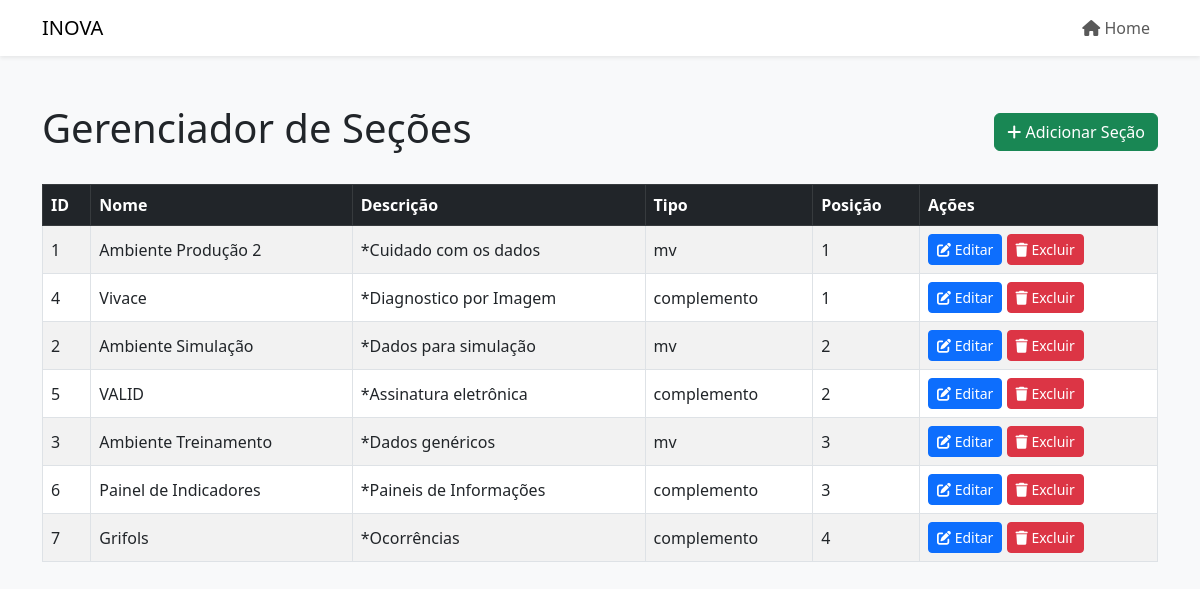
/manage_sections.php, run on the app's committed database.
### tables this page shows
CREATE TABLE sections (
        id INTEGER PRIMARY KEY AUTOINCREMENT,
        name TEXT NOT NULL,
        description TEXT,
        type TEXT,         -- por exemplo, 'mv' ou 'complemento'
        position INTEGER    -- para definir a ordem de exibição
    );

### manage_sections.php (the view, shortened to what this page needs)
<?php
try {
    $db = new PDO('sqlite:links.db');
    $db->setAttribute(PDO::ATTR_ERRMODE, PDO::ERRMODE_EXCEPTION);
} catch (PDOException $e) {
    die("Erro na conexão com o banco de dados: " . $e->getMessage());
}
$stmt = $db->prepare("SELECT * FROM sections ORDER BY position");
$stmt->execute();
$sections = $stmt->fetchAll(PDO::FETCH_ASSOC);
?>
<!DOCTYPE html>
<html lang="pt-br">
<head>
  <link href="https://cdn.jsdelivr.net/npm/bootstrap@5.3.0/dist/css/bootstrap.min.css" rel="stylesheet">
  <link rel="stylesheet" href="https://cdnjs.cloudflare.com/ajax/libs/font-awesome/6.4.0/css/all.min.css">
</head>
<body>
  <nav class="navbar navbar-expand-lg navbar-light bg-white shadow-sm">
    <div class="container">
      <a class="navbar-brand" href="index.php">INOVA</a>
      <div class="collapse navbar-collapse">
        <ul class="navbar-nav ms-auto">
          <li class="nav-item">
            <a class="nav-link" href="index.php">
              <i class="fa-solid fa-house"></i> Home
            </a>
          </li>
        </ul>
      </div>
    </div>
  </nav>
  <div class="container my-5">
    <div class="d-flex justify-content-between align-items-center mb-4">
      <h1>Gerenciador de Seções</h1>
      <a href="insert_section.php" class="btn btn-success">
        <i class="fa-solid fa-plus"></i> Adicionar Seção
      </a>
    </div>
    <div class="table-responsive">
      <table class="table table-bordered table-striped align-middle">
        <thead class="table-dark">
          <tr>
            <th>ID</th>
            <th>Nome</th>
            <th>Descrição</th>
            <th>Tipo</th>
            <th>Posição</th>
            <th>Ações</th>
          </tr>
        </thead>
        <tbody>
          <?php if(count($sections) > 0): ?>
            <?php foreach ($sections as $section): ?>
              <tr>
                <td><?php echo htmlspecialchars($section['id']); ?></td>
                <td><?php echo htmlspecialchars($section['name']); ?></td>
                <td><?php echo htmlspecialchars($section['description']); ?></td>
                <td><?php echo htmlspecialchars($section['type']); ?></td>
                <td><?php echo htmlspecialchars($section['position']); ?></td>
                <td>
                  <a href="edit_section.php?id=<?php echo $section['id']; ?>" class="btn btn-sm btn-primary">
                    <i class="fa-solid fa-edit"></i> Editar
                  </a>
                  <a href="manage_sections.php?delete=<?php echo $section['id']; ?>" class="btn btn-sm btn-danger"
                     onclick="return confirm('Tem certeza que deseja excluir esta seção?')">
                    <i class="fa-solid fa-trash"></i> Excluir
                  </a>
                </td>
              </tr>
            <?php endforeach; ?>
          <?php else: ?>
            <tr>
              <td colspan="6" class="text-center">Nenhuma seção encontrada.</td>
            </tr>
          <?php endif; ?>
        </tbody>
      </table>
    </div>
  </div>
</body>
</html>

### manage_sections.php (style rules this page uses)
body { background-color: #f8f9fa; }
.table th, .table td { vertical-align: middle; }

### data on the page
sections: id "1", name "Ambiente Produção 2", description "*Cuidado com os dados", type "mv", position "1"
sections: id "4", name "Vivace", description "*Diagnostico por Imagem", type "complemento", position "1"
sections: id "2", name "Ambiente Simulação", description "*Dados para simulação", type "mv", position "2"
sections: id "5", name "VALID", description "*Assinatura eletrônica", type "complemento", position "2"
sections: id "3", name "Ambiente Treinamento", description "*Dados genéricos", type "mv", position "3"
sections: id "6", name "Painel de Indicadores", description "*Paineis de Informações", type "complemento", position "3"
sections: id "7", name "Grifols", description "*Ocorrências", type "complemento", position "4"
